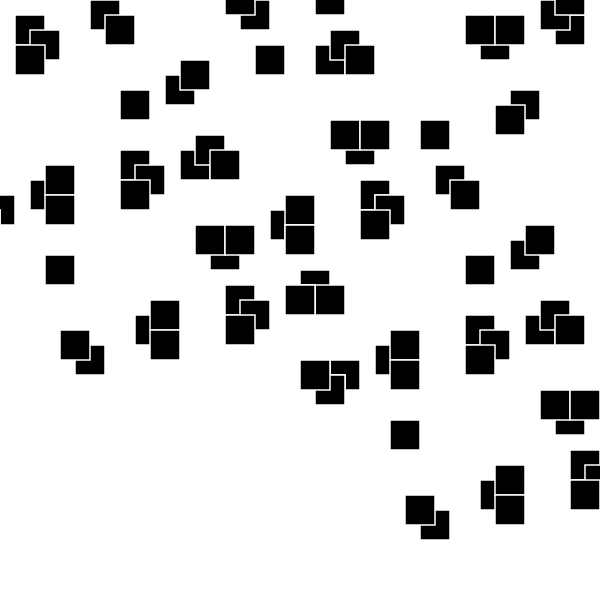
Frame 1 (no input)
Frame 60 (no input): identical to frame 1, image omitted
Frame 120 (the mouse pressed at the canvas centre since frame 60): identical to frame 1, image omitted

The p5.js sketch that drew this single still picture (run headless with seeded random() and noise() and a simulated clock; from frame 60 on, the mouse is pressed at the canvas centre):

// p5.js sketch
// ── sketch.js

// Point = P, Rectangle = R, line = F, Line*4 = D
// You can play around with length, angle, strokeweight, colors,...

let premise = 'R';
  let rules = {
    R: 'R+RffR',

  }
let bigRule;


let length = 100;
let angle = 90;

function setup() {
  createCanvas(600, 600);
  angleMode(DEGREES);
  bigRule = resolveRules(premise, rules, 5);
  print(bigRule);
  
}

function draw() {
  background('white');
  stroke('white');
  strokeWeight(5);
  //noFill();
  fill('black');
  translate(width / 2, height / 2);
  rotate(-90);
  scale(0.3);

  drawShape(bigRule);
   // angle += 1;
  // length += 0.1;
}

function resolveRules(startRule, rules, depth) {
  let endRule = '';
  for (let currentLetter of startRule) {
    if (currentLetter in rules) {
      endRule += rules[currentLetter];
    } else {
      endRule += currentLetter;
    }
  }
  if (depth >= 1) {
    endRule = resolveRules(endRule, rules, depth - 1);
  }
  return endRule;
}


function drawShape(rule)  {
  for (let c of rule) {
    if (c === 'F') {
      line(0, 0, length, 0);
      translate(length, 0);
    } else if (c === 'R') {
      rect(0, 0, length, length);
      translate(length/2, length/2);
    } else if (c === 'P') {
      point(0, 0);
      translate(length, 0);
    } else if (c === 'D') {
      line(0, 0, length * 4, 0);
      translate(length, 0);
    } else if (c === 'f') {
      translate(0, length, 0);
    } else if (c === '+') {
      rotate(angle);
    } else if (c === '-') {
      rotate(-angle);
    } else if (c === '[') {
      push();
    } else if (c === ']') {
      pop();
    } else if (c === '>') {
      scale(1.03);
    } else if (c === '<') {
      scale(0.8);
   
    }
  }
}
